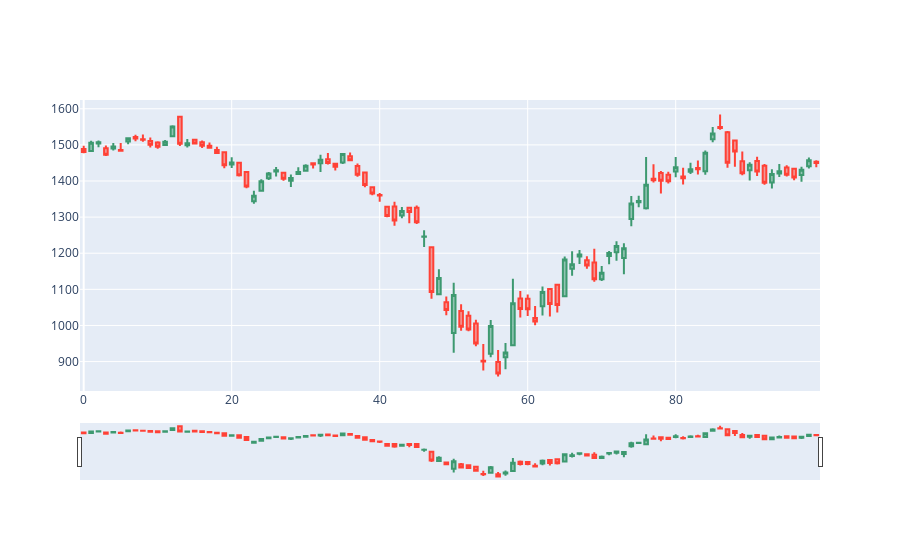

Notebook code for this chart:
### Code cell
graph = df[0:100]

fig = go.Figure([go.Candlestick(
    x = graph.index,
    open = graph['Open'],
    close = graph['Close'],
    high = graph['High'],
    low = graph['Low']
    )])
fig.show()
